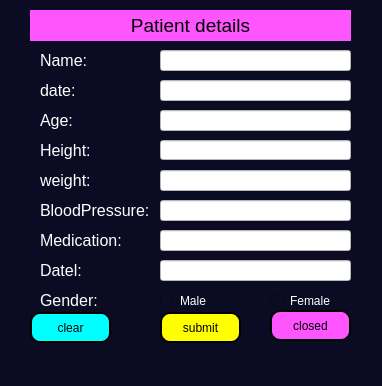
<?xml version="1.0" encoding="UTF-8"?>
<ui version="4.0">
 <class>MainWindow</class>
 <widget class="QMainWindow" name="MainWindow">
  <property name="geometry">
   <rect>
    <x>0</x>
    <y>0</y>
    <width>382</width>
    <height>386</height>
   </rect>
  </property>
  <property name="windowTitle">
   <string>MainWindow</string>
  </property>
  <property name="styleSheet">
   <string notr="true">background-color: rgb(11, 11, 36);</string>
  </property>
  <widget class="QWidget" name="centralwidget">
   <widget class="QLabel" name="label">
    <property name="geometry">
     <rect>
      <x>30</x>
      <y>10</y>
      <width>321</width>
      <height>31</height>
     </rect>
    </property>
    <property name="styleSheet">
     <string notr="true">background-color: rgb(255, 85, 255);</string>
    </property>
    <property name="text">
     <string>&lt;html&gt;&lt;head/&gt;&lt;body&gt;&lt;p align=&quot;center&quot;&gt;&lt;span style=&quot; font-size:14pt;&quot;&gt;Patient details&lt;/span&gt;&lt;/p&gt;&lt;/body&gt;&lt;/html&gt;</string>
    </property>
   </widget>
   <widget class="QLabel" name="label_2">
    <property name="geometry">
     <rect>
      <x>40</x>
      <y>50</y>
      <width>51</width>
      <height>21</height>
     </rect>
    </property>
    <property name="font">
     <font>
      <pointsize>12</pointsize>
     </font>
    </property>
    <property name="styleSheet">
     <string notr="true">color: rgb(255, 255, 255);</string>
    </property>
    <property name="text">
     <string>Name:</string>
    </property>
   </widget>
   <widget class="QLabel" name="label_3">
    <property name="geometry">
     <rect>
      <x>40</x>
      <y>80</y>
      <width>71</width>
      <height>21</height>
     </rect>
    </property>
    <property name="font">
     <font>
      <pointsize>12</pointsize>
     </font>
    </property>
    <property name="styleSheet">
     <string notr="true">color: rgb(255, 255, 255);</string>
    </property>
    <property name="text">
     <string>date:</string>
    </property>
   </widget>
   <widget class="QLabel" name="label_4">
    <property name="geometry">
     <rect>
      <x>40</x>
      <y>110</y>
      <width>71</width>
      <height>21</height>
     </rect>
    </property>
    <property name="font">
     <font>
      <pointsize>12</pointsize>
     </font>
    </property>
    <property name="styleSheet">
     <string notr="true">color: rgb(255, 255, 255);</string>
    </property>
    <property name="text">
     <string>Age:</string>
    </property>
   </widget>
   <widget class="QLabel" name="label_5">
    <property name="geometry">
     <rect>
      <x>40</x>
      <y>140</y>
      <width>71</width>
      <height>21</height>
     </rect>
    </property>
    <property name="font">
     <font>
      <pointsize>12</pointsize>
     </font>
    </property>
    <property name="styleSheet">
     <string notr="true">color: rgb(255, 255, 255);</string>
    </property>
    <property name="text">
     <string>Height:</string>
    </property>
   </widget>
   <widget class="QLabel" name="label_6">
    <property name="geometry">
     <rect>
      <x>40</x>
      <y>170</y>
      <width>71</width>
      <height>21</height>
     </rect>
    </property>
    <property name="font">
     <font>
      <pointsize>12</pointsize>
     </font>
    </property>
    <property name="styleSheet">
     <string notr="true">color: rgb(255, 255, 255);</string>
    </property>
    <property name="text">
     <string>weight:</string>
    </property>
   </widget>
   <widget class="QLabel" name="label_7">
    <property name="geometry">
     <rect>
      <x>40</x>
      <y>200</y>
      <width>111</width>
      <height>21</height>
     </rect>
    </property>
    <property name="font">
     <font>
      <pointsize>12</pointsize>
     </font>
    </property>
    <property name="styleSheet">
     <string notr="true">color: rgb(255, 255, 255);</string>
    </property>
    <property name="text">
     <string>BloodPressure:</string>
    </property>
   </widget>
   <widget class="QLabel" name="label_8">
    <property name="geometry">
     <rect>
      <x>40</x>
      <y>230</y>
      <width>91</width>
      <height>21</height>
     </rect>
    </property>
    <property name="font">
     <font>
      <pointsize>12</pointsize>
     </font>
    </property>
    <property name="styleSheet">
     <string notr="true">color: rgb(255, 255, 255);</string>
    </property>
    <property name="text">
     <string>Medication:</string>
    </property>
   </widget>
   <widget class="QLabel" name="label_9">
    <property name="geometry">
     <rect>
      <x>40</x>
      <y>260</y>
      <width>41</width>
      <height>21</height>
     </rect>
    </property>
    <property name="font">
     <font>
      <pointsize>12</pointsize>
     </font>
    </property>
    <property name="styleSheet">
     <string notr="true">color: rgb(255, 255, 255);</string>
    </property>
    <property name="text">
     <string>Datel:</string>
    </property>
   </widget>
   <widget class="QLabel" name="label_10">
    <property name="geometry">
     <rect>
      <x>40</x>
      <y>290</y>
      <width>81</width>
      <height>21</height>
     </rect>
    </property>
    <property name="font">
     <font>
      <pointsize>12</pointsize>
     </font>
    </property>
    <property name="styleSheet">
     <string notr="true">color: rgb(255, 255, 255);</string>
    </property>
    <property name="text">
     <string>Gender:</string>
    </property>
   </widget>
   <widget class="QRadioButton" name="radioButton">
    <property name="geometry">
     <rect>
      <x>160</x>
      <y>290</y>
      <width>61</width>
      <height>21</height>
     </rect>
    </property>
    <property name="styleSheet">
     <string notr="true">color: rgb(255, 255, 255);</string>
    </property>
    <property name="text">
     <string>Male</string>
    </property>
   </widget>
   <widget class="QRadioButton" name="radioButton_2">
    <property name="geometry">
     <rect>
      <x>270</x>
      <y>290</y>
      <width>71</width>
      <height>21</height>
     </rect>
    </property>
    <property name="styleSheet">
     <string notr="true">color: rgb(255, 255, 255);</string>
    </property>
    <property name="text">
     <string>Female</string>
    </property>
   </widget>
   <widget class="QPushButton" name="pushButton">
    <property name="geometry">
     <rect>
      <x>30</x>
      <y>312</y>
      <width>81</width>
      <height>31</height>
     </rect>
    </property>
    <property name="styleSheet">
     <string notr="true">color: rgb(0, 0, 0);
background-color: rgb(0, 255, 255);
font: 75 10pt &quot;MS Shell Dlg 2&quot;;
font: 75 8pt &quot;MS Shell Dlg 2&quot;;
font: 75 8pt &quot;MS Shell Dlg 2&quot;;
border-style:outset;
border-width:2px;
border-radius:10px;
border-color:black;
font:bold20px;
padding:2px;
min-width:10px;</string>
    </property>
    <property name="text">
     <string>clear</string>
    </property>
   </widget>
   <widget class="QPushButton" name="pushButton_2">
    <property name="geometry">
     <rect>
      <x>160</x>
      <y>312</y>
      <width>81</width>
      <height>31</height>
     </rect>
    </property>
    <property name="styleSheet">
     <string notr="true">color: rgb(0, 0, 0);
background-color: rgb(255, 255, 0);
font: 75 10pt &quot;MS Shell Dlg 2&quot;;
font: 75 8pt &quot;MS Shell Dlg 2&quot;;
font: 75 8pt &quot;MS Shell Dlg 2&quot;;
border-style:outset;
border-width:2px;
border-radius:10px;
border-color:black;
font:bold20px;
padding:2px;
min-width:10px;</string>
    </property>
    <property name="text">
     <string>submit</string>
    </property>
   </widget>
   <widget class="QPushButton" name="pushButton_3">
    <property name="geometry">
     <rect>
      <x>270</x>
      <y>310</y>
      <width>81</width>
      <height>31</height>
     </rect>
    </property>
    <property name="styleSheet">
     <string notr="true">color: rgb(0, 0, 0);
background-color: rgb(255, 85, 255);
font: 75 10pt &quot;MS Shell Dlg 2&quot;;
font: 75 8pt &quot;MS Shell Dlg 2&quot;;
font: 75 8pt &quot;MS Shell Dlg 2&quot;;
border-style:outset;
border-width:2px;
border-radius:10px;
border-color:black;
font:bold20px;
padding:2px;
min-width:10px;
</string>
    </property>
    <property name="text">
     <string>closed</string>
    </property>
   </widget>
   <widget class="QLineEdit" name="lineEdit">
    <property name="geometry">
     <rect>
      <x>160</x>
      <y>50</y>
      <width>191</width>
      <height>21</height>
     </rect>
    </property>
    <property name="styleSheet">
     <string notr="true">background-color: rgb(255, 255, 255);</string>
    </property>
    <property name="text">
     <string/>
    </property>
   </widget>
   <widget class="QLineEdit" name="lineEdit_2">
    <property name="geometry">
     <rect>
      <x>160</x>
      <y>80</y>
      <width>191</width>
      <height>21</height>
     </rect>
    </property>
    <property name="styleSheet">
     <string notr="true">background-color: rgb(255, 255, 255);</string>
    </property>
   </widget>
   <widget class="QLineEdit" name="lineEdit_3">
    <property name="geometry">
     <rect>
      <x>160</x>
      <y>110</y>
      <width>191</width>
      <height>21</height>
     </rect>
    </property>
    <property name="styleSheet">
     <string notr="true">background-color: rgb(255, 255, 255);</string>
    </property>
   </widget>
   <widget class="QLineEdit" name="lineEdit_4">
    <property name="geometry">
     <rect>
      <x>160</x>
      <y>140</y>
      <width>191</width>
      <height>20</height>
     </rect>
    </property>
    <property name="styleSheet">
     <string notr="true">background-color: rgb(255, 255, 255);</string>
    </property>
   </widget>
   <widget class="QLineEdit" name="lineEdit_5">
    <property name="geometry">
     <rect>
      <x>160</x>
      <y>170</y>
      <width>191</width>
      <height>21</height>
     </rect>
    </property>
    <property name="styleSheet">
     <string notr="true">background-color: rgb(255, 255, 255);</string>
    </property>
   </widget>
   <widget class="QLineEdit" name="lineEdit_6">
    <property name="geometry">
     <rect>
      <x>160</x>
      <y>200</y>
      <width>191</width>
      <height>21</height>
     </rect>
    </property>
    <property name="styleSheet">
     <string notr="true">background-color: rgb(255, 255, 255);</string>
    </property>
   </widget>
   <widget class="QLineEdit" name="lineEdit_7">
    <property name="geometry">
     <rect>
      <x>160</x>
      <y>230</y>
      <width>191</width>
      <height>21</height>
     </rect>
    </property>
    <property name="styleSheet">
     <string notr="true">background-color: rgb(255, 255, 255);</string>
    </property>
   </widget>
   <widget class="QLineEdit" name="lineEdit_8">
    <property name="geometry">
     <rect>
      <x>160</x>
      <y>260</y>
      <width>191</width>
      <height>21</height>
     </rect>
    </property>
    <property name="styleSheet">
     <string notr="true">background-color: rgb(255, 255, 255);</string>
    </property>
   </widget>
  </widget>
  <widget class="QMenuBar" name="menubar">
   <property name="geometry">
    <rect>
     <x>0</x>
     <y>0</y>
     <width>382</width>
     <height>21</height>
    </rect>
   </property>
  </widget>
  <widget class="QStatusBar" name="statusbar"/>
 </widget>
 <resources/>
 <connections/>
</ui>
